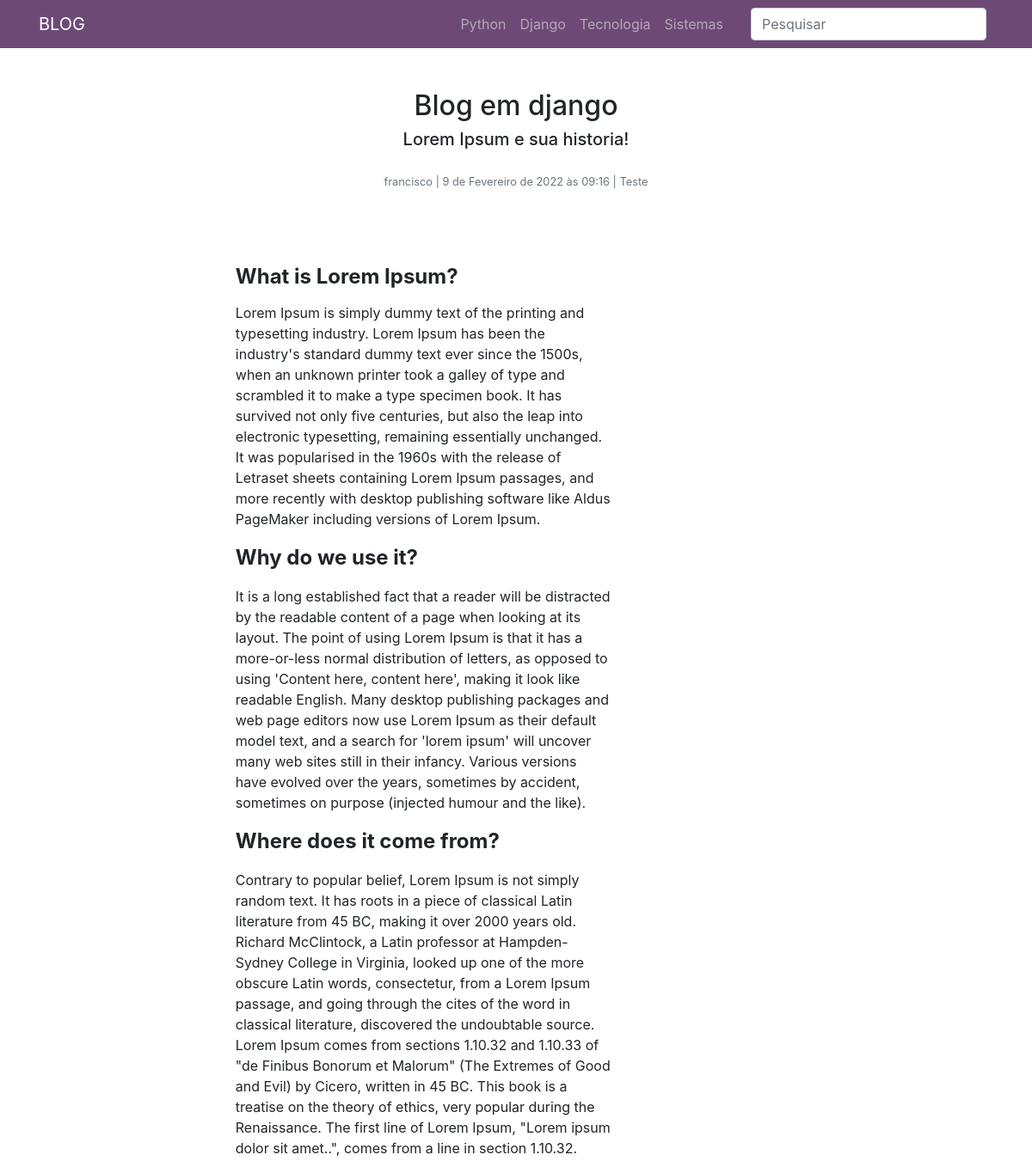
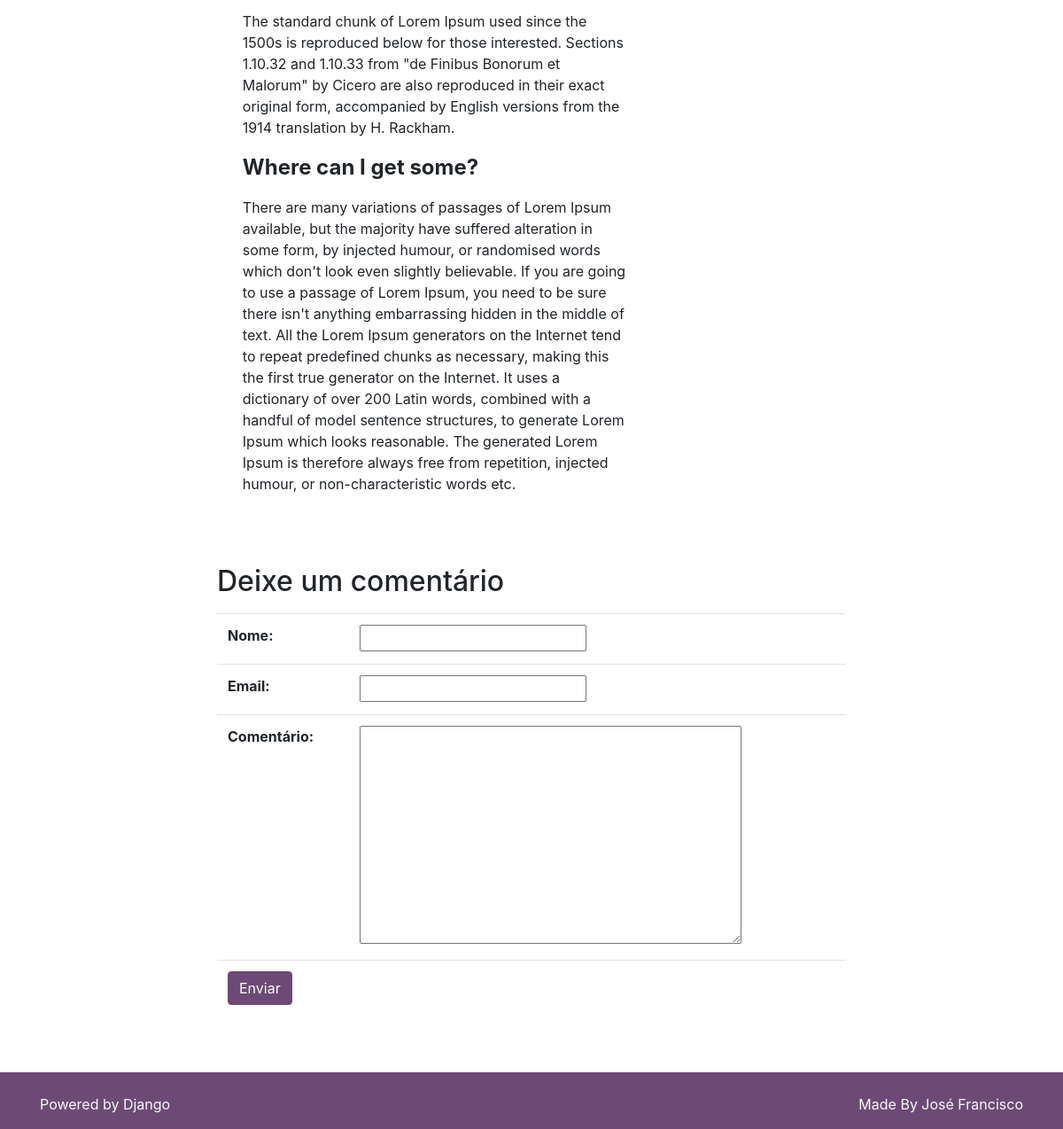
Screenshot of /post/3 with the database file from the repository (2 pictures, top to bottom).
### posts/models.py (models this page shows, shortened)
class Post(models.Model):
    titulo_post = models.CharField(max_length=255, verbose_name='Título')
    autor_post = models.ForeignKey(User, on_delete=models.DO_NOTHING)
    data_post = models.DateTimeField(default=timezone.now)
    conteudo_post = models.TextField()
    excerto_post = models.TextField()
    categoria_post = models.ForeignKey(Categoria, on_delete=models.DO_NOTHING, blank=True, null=True)
    imagem_post = models.ImageField(upload_to='post_img/%Y/%M/%d', blank=True, null=True)
    publicado_post = models.BooleanField(default=False)

### categorias/models.py (models this page shows)
class Categoria(models.Model):
    nome_cat = models.CharField(max_length=100)
    def __str__(self):
        return self.nome_cat

### posts/views.py (the view, shortened to what this page needs)
# urls.py: path('post/<int:pk>', views.PostDetalhes.as_view(), name='post_detalhes'),
class PostDetalhes(UpdateView):
    template_name = 'posts/post_detalhes.html'
    model = Post
    form_class = FormComentario
    context_object_name = 'post'
    def get_context_data(self, **kwargs):
        contexto = super().get_context_data(**kwargs)
        post = self.get_object()
        comentarios = Comentario.objects.filter(publicado_comentario=True, post_comentario=post.id)
        contexto['comentarios'] = comentarios
        return contexto

### comentarios/forms.py (shortened to what this page needs)
class FormComentario(ModelForm):
    class Meta:
        model =   Comentario
        fields = ('nome_comentario','email_comentario','comentario',)

### posts/templates/posts/post_detalhes.html (shortened to what this page needs)
{% extends 'base.html' %}
{% load humanize %}
{% block conteudo %}
<div class="container">
    <div class="row pt-5">
        <div class="col-xl"></div>
        <div class="col-xl-8 text-center">
            <h2>{{ post.titulo_post }}</h2>
            <h5>{{ post.excerto_post }}</h5>
            <p class="text-muted mt-4">
                <small>
                    {{post.autor_post}} | {{ post.data_post }} | {{ post.categoria_post }}
                </small>
            </p>
        </div>
        <div class="col-xl"></div>
    </div>
    <div class="row pt-5">
        <div class="col-xl"></div>
        <div class="col-xl-8">
            <br>
            {{ post.conteudo_post | safe}}
        </div>
        <div class="col-xl"></div>
    </div>
    <div class="row pt-5">
        <div class="col-xl"></div>
        <div class="col-xl-8">
            <h2 class="my-3">Deixe um comentário</h2>
            <form method="POST" action="#envia_comentario">
                <table class="table">
                    {{form}}
                    <tr>
                        <td colspan="2">
                            <input id="envia_comentario" type="submit" class="btn btn-primary"
                                value="Enviar">
                        </td>
                    </tr>
                </table>
            </form>
        </div>
        <div class="col-xl"></div>
    </div>
</div>
{% endblock %}

### rows the page displays
Post: titulo_post "Blog em django", excerto_post "Lorem Ipsum e sua historia!", autor_post "francisco", data_post "9 de Fevereiro de 2022 às 09:16", categoria_post "Teste", conteudo_post "What is Lorem Ipsum? Lorem Ipsum is simply dummy text of the printing and typesetting industry. Lorem Ipsum has been the industry's standard dummy text ever since the 1500s, when an unknown printer took a galley of type and scrambled it to make a type specimen book. It has survived not only five centuries, but also the leap into electronic typesetting, remaining essentially unchanged. It was popularised in the 1960s with the release of Letraset sheets containing Lorem Ipsum passages, and more recently with desktop publishing software like Aldus PageMaker including versions of Lorem Ipsum. Why do we use it? It is a long established fact that a reader will be distracted by the readable…"
